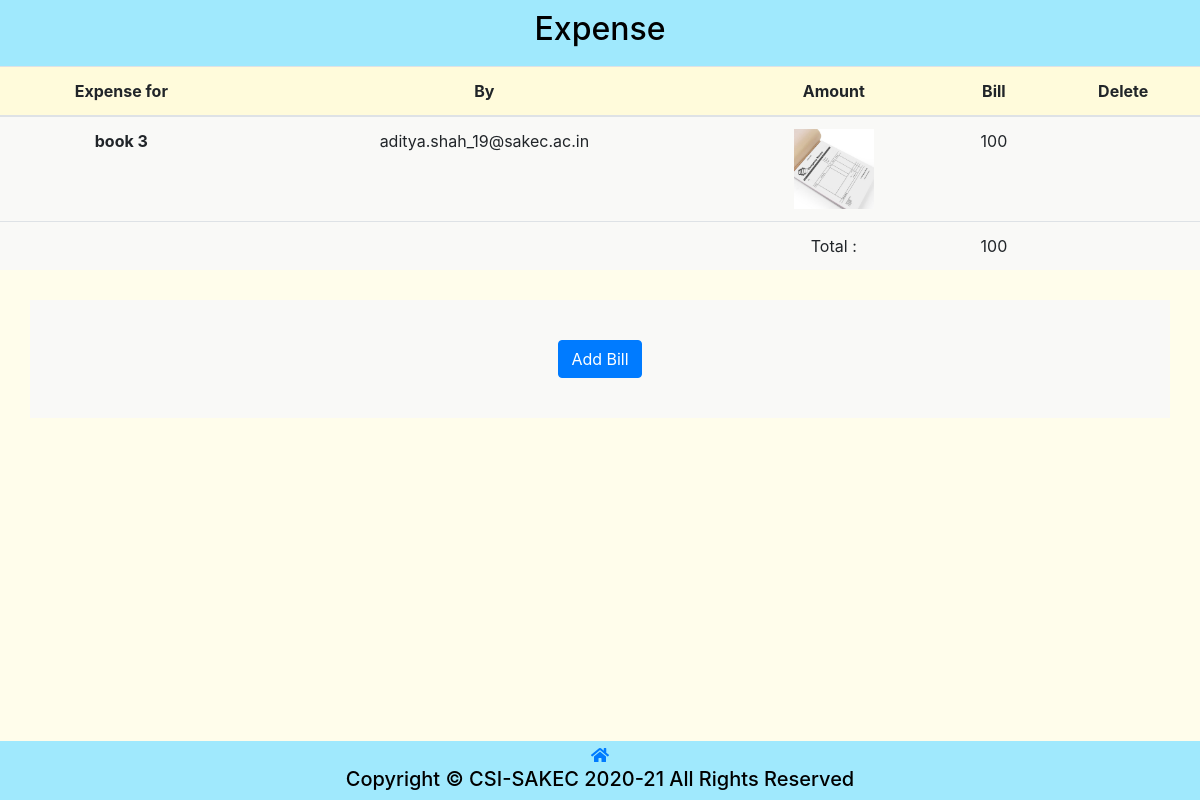
/Eventmanagement/expense.php?e_id=41 (signed in), run on the app's committed database.
### tables this page shows
CREATE TABLE `csi_expense` (
  `id` int(11) NOT NULL,
  `event_id` int(11) NOT NULL,
  `spent_on` varchar(256) NOT NULL,
  `by` varchar(256) NOT NULL,
  `bill_photo` text NOT NULL,
  `bill_amount` int(11) NOT NULL
);

### config.php (called while the page is built, shortened)
<?php
    $conn = mysqli_connect(DB_SERVER, DB_USERNAME, DB_PASSWORD, DB_NAME);
    function execute($sql){
        global $conn;
        return mysqli_query($conn, $sql);
    }
?>

### Eventmanagement/expense.php (the view, shortened to what this page needs)
<!DOCTYPE html>
<html lang="en" xmlns="http://www.w3.org/1999/xhtml">
<head>
    <link rel="stylesheet" href="css/admin.css?v=<?php echo time(); ?>">
    <link rel="stylesheet" href="../plugins/bootstrap-4.6.0-dist/css/bootstrap.min.css">
    <link rel="stylesheet" href="../css/membership.css?v=<?php echo time(); ?>">
    <?php
        require_once "../config.php";
    ?>
</head>
<body>
    <header>
        <h2 style="text-align: center;">Expense</h2>
    </header>
    <table class="table">
        <thead class="black white-text">
            <tr>
                <th scope="col">Expense for</th>
                <th>By</th>
                <th>Amount</th>
                <th>Bill</th>
                <th>Delete</th>
            </tr>
        </thead>
        <tbody>
            <div class="table-content" style="font-size: large;">
                <?php
                    if(isset($_GET['e_id'])){
                        $event_id= $_GET['e_id'];
                    }else if(isset($_POST['event_id'])){
                        $event_id = $_POST['event_id'];
                    }
                    $sum=0;
                    $sql = "SELECT `id`,`spent_on`, `by` , `bill_photo`, `bill_amount` FROM `csi_expense` WHERE `event_id` = $event_id";
                    $query = execute($sql);
                    if (mysqli_num_rows($query) > 0) {
                        while ($row = mysqli_fetch_assoc($query)) {
                ?>
                        <tr>
                            <th scope="row"><?php echo $row['spent_on']; ?></th>
                            <td><?php echo $row['by']; ?></td>
                            <td>
                                <a target="_blank" href="<?php echo "Bill/".$row['bill_photo']; ?>">
                                    <img src="<?php echo "Bill/".trim($row['bill_photo']); ?>" alt="Forest" style="width:80px">
                                </a>
                            </td>
                            <td><?php $sum+=$row['bill_amount'];echo $row['bill_amount']; ?></td>
                            <td>
                            </td>
                        </tr>
                    <?php
                        }
                        ?>
                    <th scope="row"> </th>
                    <td></td>
                    <td>Total : </td>
                    <td><?php echo $sum ?></td>
                    <td/>
                <?php
                    } else {
                        echo "No Record Found";
                    }
                ?>
            </div>
        </tbody>
    </table>
    <div class="spacer" style="height:30px;"></div>
    <div class="container text-center">
    <form action="addbill.php" method="get">
        <button type="submit" class="btn btn-primary" >Add Bill</button>
    </form>
    </div>
    <div class="spacer" style="height:100px;"></div>
    <div class="footer">
        <div class="spacer" style="height:2px;"></div>
        <a href="index.php"><i class="fas fa-home"></i></a>
        <h5>Copyright &copy; CSI-SAKEC 2020-21 All Rights Reserved</h5>
    </div>
</body>
</html>

### css/admin.css (style rules this page uses)
* { margin: 0; padding: 0; scroll-behavior: smooth; }
body { margin: 0; font-family: -apple-system,BlinkMacSystemFont,"Segoe UI",Roboto,"Helvetica Neue",Arial,"Noto Sans",sans-serif,"Apple Color Emoji","Segoe UI Emoji","Segoe UI Symbol","Noto Color Emoji"; font-size: 1rem; font-weight: 400; line-height: 1.5; color: #212529; text-align: center; background-color: #fff; }
.btn { font-size: 12px; line-height: 1.2; }
.footer { text-align: center; background-color: #569eeca6; left: 0; bottom: 0; width: 100%; position: fixed; }

### css/membership.css (style rules this page uses)
body { text-align: center; background-color: #fffdeb; font-family: -apple-system,BlinkMacSystemFont,"Segoe UI",Roboto,"Helvetica Neue",Arial,"Noto Sans",sans-serif,"Apple Color Emoji","Segoe UI Emoji","Segoe UI Symbol","Noto Color Emoji"; margin: 0; color: white; padding: 0; color: black; }
header { color: black; background-color: #a0e9fd; padding: 10px; }
.container { text-align: start; background: #f9f9f7; padding: 40px; }
.footer { text-align: center; background-color: #a0e9fd; left: 0; bottom: 0; width: 100%; z-index: 1; }
.table thead th { vertical-align: bottom; border-bottom: 2px solid #dee2e6; background: #fffbdb; }
.table { width: 100%; margin-bottom: 0rem; color: #212529; background: #f9f9f7; }
@media only screen and (min-width: 600px) { .footer { position: fixed; } }

### data on the page
csi_expense: spent_on "book 3", by "aditya.shah_19@sakec.ac.in", bill_photo (picture), bill_amount "100"

### other printed values
$sum "100"
